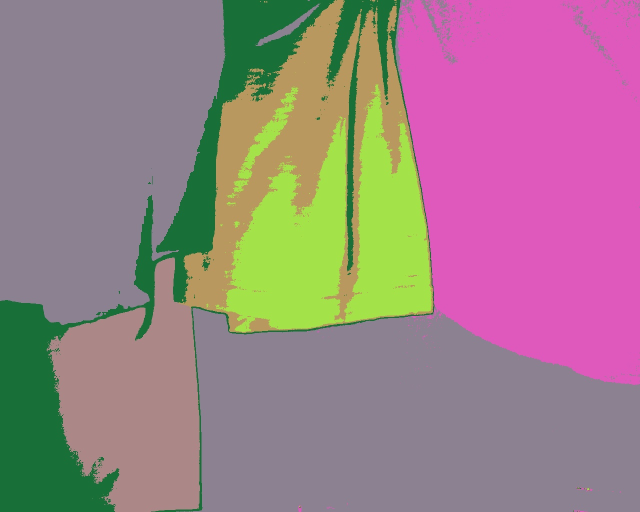
#> input picture kmeans_set1_rgb_full.jpg, 1280 x 1024 px, given in place of _onlykmeans_set1_rgb_full.jpg, which was not available (shown at 1/2 size)
$ python overlay.py kmeans_set1_rgb_full.jpg
#> lines starting #> are read from the running program, lines starting #| are printed output that depends on the picture; pictures that were not available may be replaced by others from this repository, and a replacement may not be noted
import cv2 as cv
import sys
import os


for dirname,subdir,filelist in os.walk(sys.argv[1]):
	for fname in sorted(filelist):
		image = cv.imread(dirname+fname,1)
#> image is the input picture: shape (1024, 1280, 3); mean B, G, R 135.3, 128.4, 156
		shape = image.shape
#> shape = (1024, 1280, 3)

		tmp = fname.split(".")
		outname= tmp[0]+"_m."+tmp[1]

		overlay = image[:,(int(shape[1]/2)):shape[1]]#,:]
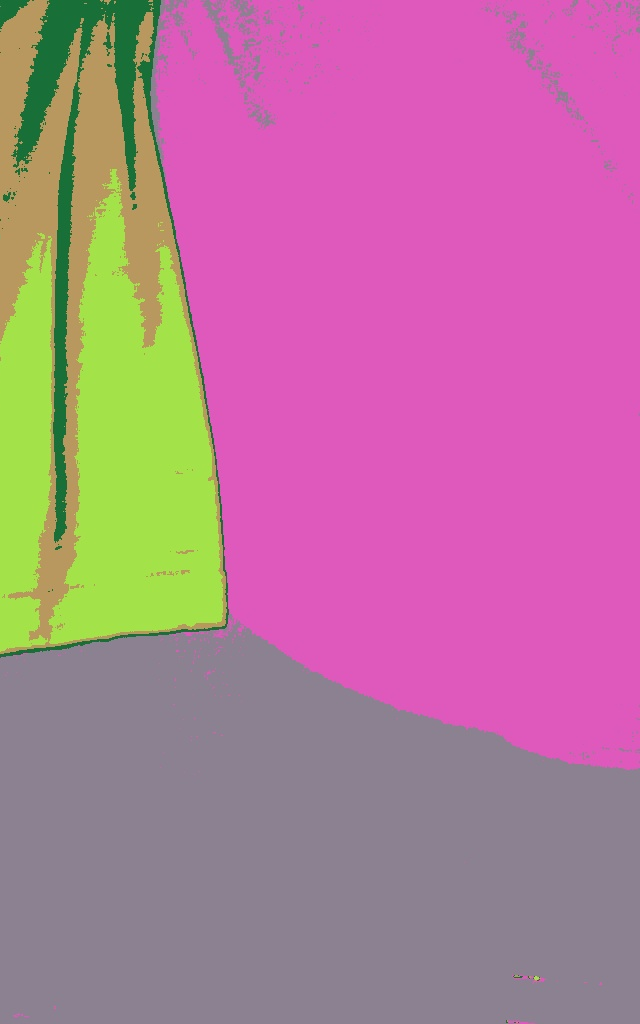
#> overlay: shape (1024, 640, 3); mean B, G, R 152.9, 120.4, 181.5
		background = image[:,:(int(shape[1]/2))]#,:]
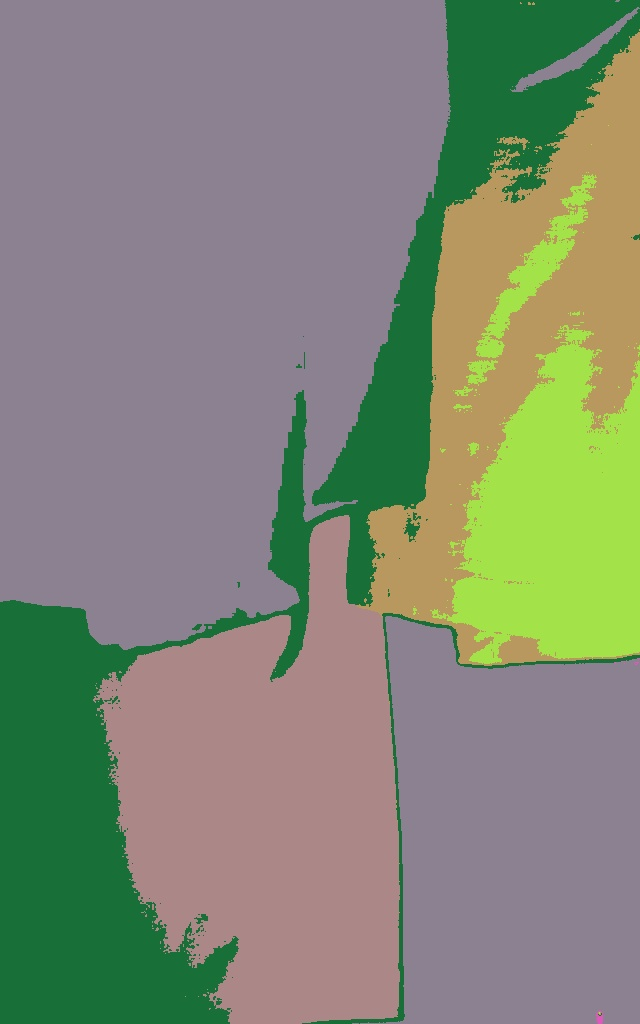
#> background: shape (1024, 640, 3); mean B, G, R 117.6, 136.3, 130.5
		added_image = cv.addWeighted(background,0.85,overlay,0.25,0)
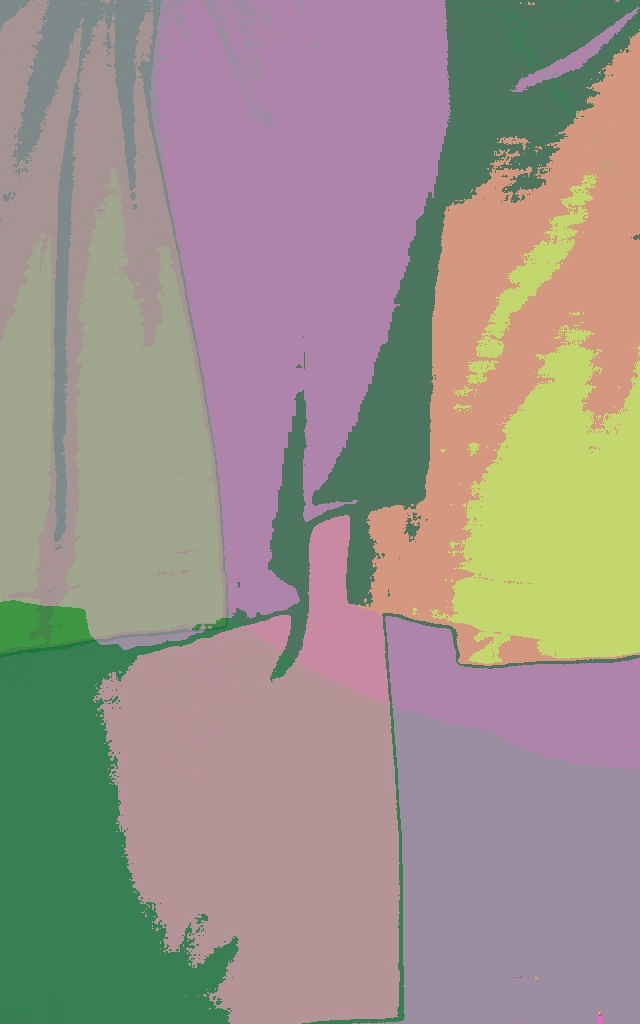
#> added_image: shape (1024, 640, 3); mean B, G, R 138.3, 146, 156.3

		cv.imwrite(dirname+outname, added_image)
